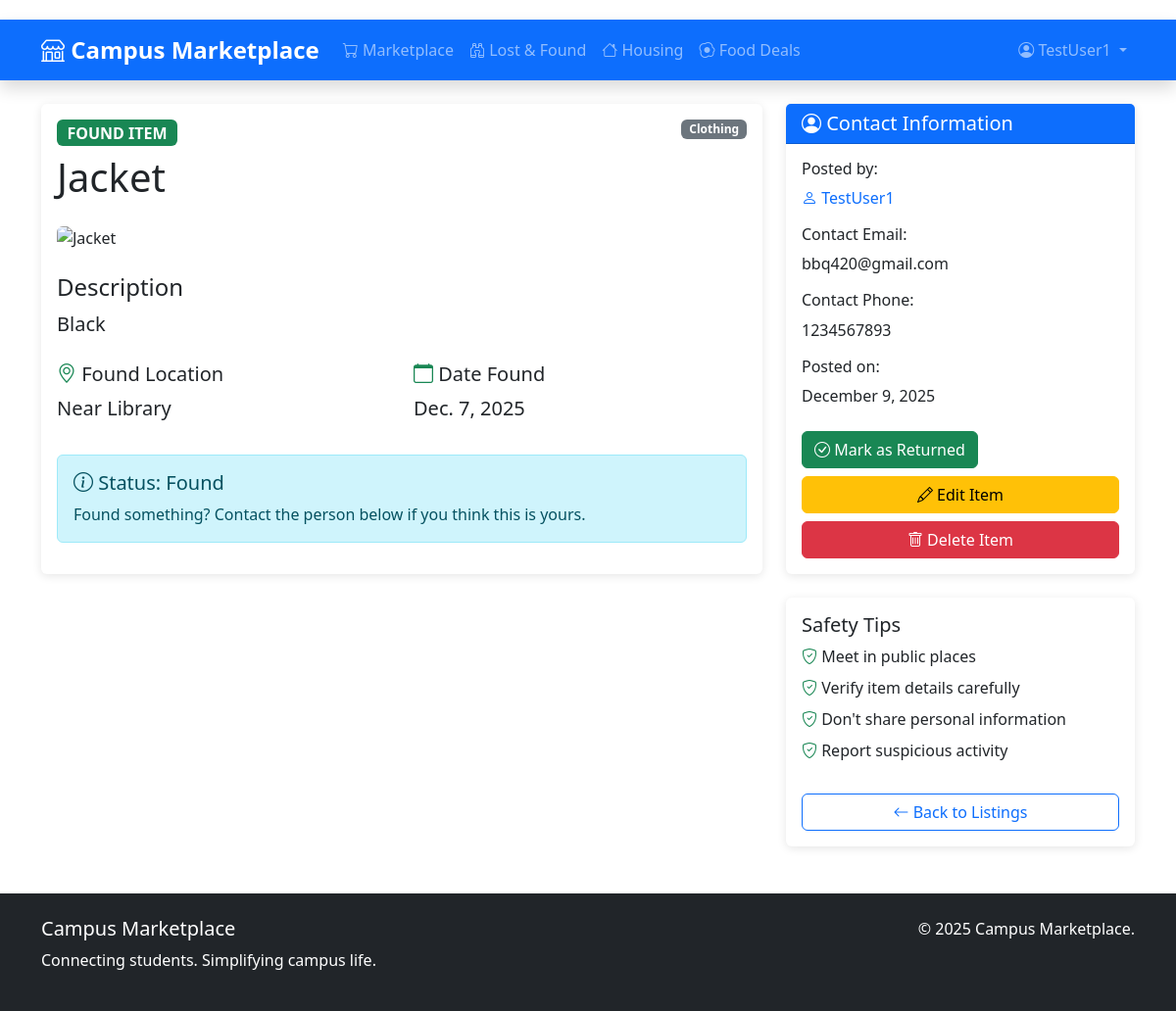
/lostfound/14/ (signed in), run on the app's committed database.
### lostfound/models.py (models this page shows, shortened)
class LostItem(models.Model):
    STATUS_CHOICES = [
        ('lost', 'Lost'),
        ('found', 'Found'),
        ('returned', 'Returned'),
    ]
    CATEGORY_CHOICES = [
        ('electronics', 'Electronics'),
        ('books', 'Books & Notes'),
        ('id_cards', 'ID Cards'),
        ('keys', 'Keys'),
        ('clothing', 'Clothing'),
        ('bags', 'Bags & Wallets'),
        ('accessories', 'Accessories'),
        ('other', 'Other'),
    ]
    user = models.ForeignKey(User, on_delete=models.CASCADE)
    title = models.CharField(max_length=200)
    description = models.TextField()
    item_type = models.CharField(max_length=20, choices=[('lost', 'Lost Item'), ('found', 'Found Item'), ('returned', 'Returned Item')], default='lost')
    category = models.CharField(max_length=50, choices=CATEGORY_CHOICES)
    location_lost = models.CharField(max_length=200, blank=True)
    location_found = models.CharField(max_length=200, blank=True)
    date_lost = models.DateField(null=True, blank=True)
    date_found = models.DateField(null=True, blank=True)
    image = CloudinaryField(
        'image',
        folder='campus_marketplace/lostfound',
        blank=True,
        null=True,
        transformation=[
            {'width': 800, 'height': 600, 'crop': 'limit'},
            {'quality': 'auto:good'},
        ]
    )
    status = models.CharField(max_length=20, choices=STATUS_CHOICES, default='lost')
    contact_email = models.EmailField()
    contact_phone = models.CharField(max_length=20, blank=True)
    created_at = models.DateTimeField(auto_now_add=True)
    updated_at = models.DateTimeField(auto_now=True)
    class Meta:
        ordering = ['-created_at']

### lostfound/views.py (the view)
# urls.py: path('<int:pk>/', views.detail, name='detail'),
@login_required_message
def detail(request, pk):
    item = get_object_or_404(LostItem, pk=pk)
    return render(request, 'lostfound/detail.html', {'item': item})

### templates/lostfound/detail.html (shortened to what this page needs)
{% extends 'base.html' %}
{% load static %}
{% block content %}
<div class="row">
    <div class="col-md-8">
        <div class="card">
            <div class="card-body">
                <div class="d-flex justify-content-between align-items-start mb-3">
                    <div>
                        <span class="badge {% if item.item_type == 'lost' %}bg-danger{% else %}bg-success{% endif %} fs-6 mb-2">
                            {{ item.get_item_type_display|upper }}
                        </span>
                        <h1 class="card-title">{{ item.title }}</h1>
                    </div>
                    <span class="badge bg-secondary">{{ item.get_category_display }}</span>
                </div>
                {% if item.image %}
                <div class="mb-4">
                    <img src="{{ item.image.url }}" class="img-fluid rounded" alt="{{ item.title }}" style="max-height: 400px; width: 100%; object-fit: contain;">
                </div>
                {% endif %}
                <div class="mb-4">
                    <h4>Description</h4>
                    <p class="fs-5">{{ item.description }}</p>
                </div>
                <div class="row">
                    {% if item.item_type == 'lost' %}
                    <div class="col-md-6 mb-3">
                        <h5><i class="bi bi-geo-alt text-danger"></i> Lost Location</h5>
                        <p class="fs-5">{{ item.location_lost }}</p>
                    </div>
                    <div class="col-md-6 mb-3">
                        <h5><i class="bi bi-calendar text-danger"></i> Date Lost</h5>
                        <p class="fs-5">{{ item.date_lost }}</p>
                    </div>
                    {% else %}
                    <div class="col-md-6 mb-3">
                        <h5><i class="bi bi-geo-alt text-success"></i> Found Location</h5>
                        <p class="fs-5">{{ item.location_found }}</p>
                    </div>
                    <div class="col-md-6 mb-3">
                        <h5><i class="bi bi-calendar text-success"></i> Date Found</h5>
                        <p class="fs-5">{{ item.date_found }}</p>
                    </div>
                    {% endif %}
                </div>
                <div class="alert {% if item.status == 'returned' %}alert-success{% else %}alert-info{% endif %}">
                    <h5><i class="bi bi-info-circle"></i> Status: {{ item.get_status_display }}</h5>
                    {% if item.status == 'returned' %}
                    <p class="mb-0">This item has been successfully returned to its owner!</p>
                    {% elif item.item_type == 'found' %}
                    <p class="mb-0">Found something? Contact the person below if you think this is yours.</p>
                    {% else %}
                    <p class="mb-0">Lost something? Contact the person below if you've found this item.</p>
                    {% endif %}
                </div>
            </div>
        </div>
    </div>
    <div class="col-md-4">
        <div class="card mb-4">
            <div class="card-header bg-primary text-white">
                <h5 class="mb-0"><i class="bi bi-person-circle"></i> Contact Information</h5>
            </div>
            <div class="card-body">
                <div class="mb-3">
    <h6>Posted by:</h6>
    <p>
        <a href="{% url 'accounts:user_profile' item.user.username %}" class="text-decoration-none">
            <i class="bi bi-person"></i> {{ item.user.username }}
        </a>
    </p>
</div>
                <div class="mb-3">
                    <h6>Contact Email:</h6>
                    <p>{{ item.contact_email }}</p>
                </div>
                {% if item.contact_phone %}
                <div class="mb-3">
                    <h6>Contact Phone:</h6>
                    <p>{{ item.contact_phone }}</p>
                </div>
                {% endif %}
                <div class="mb-3">
                    <h6>Posted on:</h6>
                    <p>{{ item.created_at|date:"F j, Y" }}</p>
                </div>
                {% if user == item.user or user.is_superuser %}
                <div class="mt-4">
                    <div class="d-grid gap-2">
                        {% if user == item.user and item.status != 'returned' %}
                        <form method="POST" action="{% url 'lostfound:mark_returned' item.pk %}">
                            <button type="submit" class="btn btn-success">
                                <i class="bi bi-check-circle"></i> Mark as Returned
                            </button>
                        </form>
                        {% endif %}
                        <a href="{% url 'lostfound:edit' item.pk %}" class="btn btn-warning">
                            <i class="bi bi-pencil"></i> Edit Item
                        </a>
                        <a href="{% url 'lostfound:delete' item.pk %}" class="btn btn-danger">
                            <i class="bi bi-trash"></i> Delete Item
                        </a>
                    </div>
                </div>
                {% endif %}
            </div>
        </div>
        <div class="card">
            <div class="card-body">
                <h5>Safety Tips</h5>
                <ul class="list-unstyled">
                    <li class="mb-2"><i class="bi bi-shield-check text-success"></i> Meet in public places</li>
                    <li class="mb-2"><i class="bi bi-shield-check text-success"></i> Verify item details carefully</li>
                    <li class="mb-2"><i class="bi bi-shield-check text-success"></i> Don't share personal information</li>
                    <li class="mb-2"><i class="bi bi-shield-check text-success"></i> Report suspicious activity</li>
                </ul>
                <a href="{% url 'lostfound:index' %}" class="btn btn-outline-primary w-100 mt-3">
                    <i class="bi bi-arrow-left"></i> Back to Listings
                </a>
            </div>
        </div>
    </div>
</div>
{% endblock %}

### templates/base.html (shortened to what this page needs)
<!DOCTYPE html>
<html lang="en">
<head>
    <link href="https://cdn.jsdelivr.net/npm/bootstrap@5.3.0/dist/css/bootstrap.min.css" rel="stylesheet">
    <link rel="stylesheet" href="https://cdn.jsdelivr.net/npm/bootstrap-icons@1.10.0/font/bootstrap-icons.css">
    {% load static %}
    <link rel="stylesheet" href="{% static 'css/style.css' %}">
</head>
<body>
<nav class="navbar navbar-expand-lg navbar-dark bg-primary sticky-top shadow">
    <div class="container">
        <a class="navbar-brand" href="{% url 'home' %}">
            <i class="bi bi-shop"></i> Campus Marketplace
        </a>
        <div class="collapse navbar-collapse" id="navbarNav">
            {% if user.is_authenticated %}
            <ul class="navbar-nav me-auto">
                <li class="nav-item">
                    <a class="nav-link" href="{% url 'marketplace:index' %}">
                        <i class="bi bi-cart"></i> Marketplace
                    </a>
                </li>
                <li class="nav-item">
                    <a class="nav-link" href="{% url 'lostfound:index' %}">
                        <i class="bi bi-binoculars"></i> Lost & Found
                    </a>
                </li>
                <li class="nav-item">
                    <a class="nav-link" href="{% url 'housing:index' %}">
                        <i class="bi bi-house"></i> Housing
                    </a>
                </li>
                <li class="nav-item">
                    <a class="nav-link" href="{% url 'food:index' %}">
                        <i class="bi bi-egg-fried"></i> Food Deals
                    </a>
                </li>
            </ul>
            {% endif %}
            <ul class="navbar-nav">
                {% if user.is_authenticated %}
                <li class="nav-item dropdown">
                    <a class="nav-link dropdown-toggle" href="#" id="userDropdown" role="button" data-bs-toggle="dropdown">
                        <i class="bi bi-person-circle"></i> {{ user.username }}
                    </a>
                </li>
                {% endif %}
            </ul>
        </div>
    </div>
</nav>
    <main class="container my-4">
        {% block content %}
        {% endblock %}
    </main>
    <footer class="bg-dark text-white py-4 mt-5">
        <div class="container">
            <div class="row">
                <div class="col-md-6">
                    <h5>Campus Marketplace</h5>
                    <p>Connecting students. Simplifying campus life.</p>
                </div>
                <div class="col-md-6 text-md-end">
                    <p>&copy; 2025 Campus Marketplace.</p>
                </div>
            </div>
        </div>
    </footer>
</body>
</html>

### static/css/style.css (style rules this page uses)
:root { --primary-color: #4361ee; --secondary-color: #3a0ca3; --accent-color: #f72585; }
body { font-family: 'Segoe UI', Tahoma, Geneva, Verdana, sans-serif; padding-top: 20px; }
.navbar-brand { font-weight: 700; font-size: 1.5rem; }
.card { transition: transform 0.3s; border: none; box-shadow: 0 2px 10px rgba(0,0,0,0.1); }

### data on the page
LostItem: item_type "FOUND ITEM", title "Jacket", category "Clothing", description "Black", location_found "Near Library", date_found "Dec. 7, 2025", status "Found", user.username "TestUser1", contact_email "bbq420@gmail.com", contact_phone "1234567893", created_at "December 9, 2025"

### other printed values
{{ user.username }} "TestUser1"
